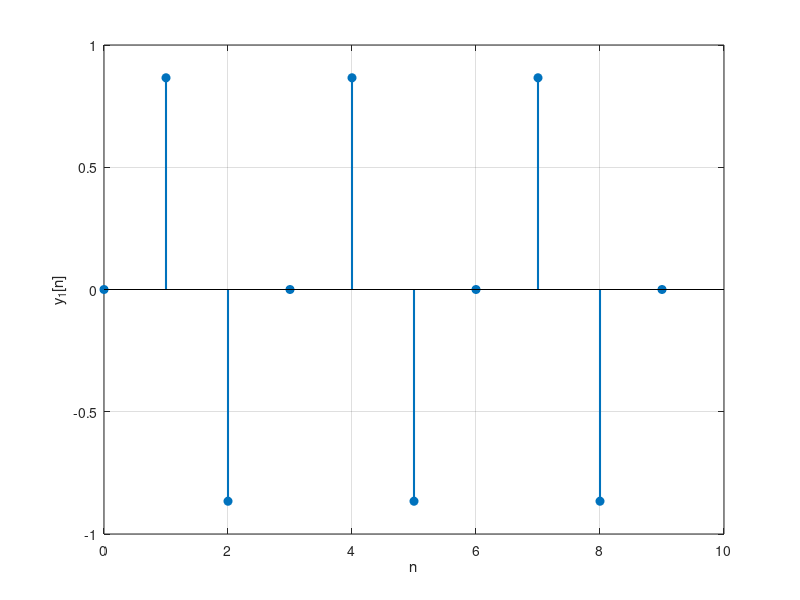
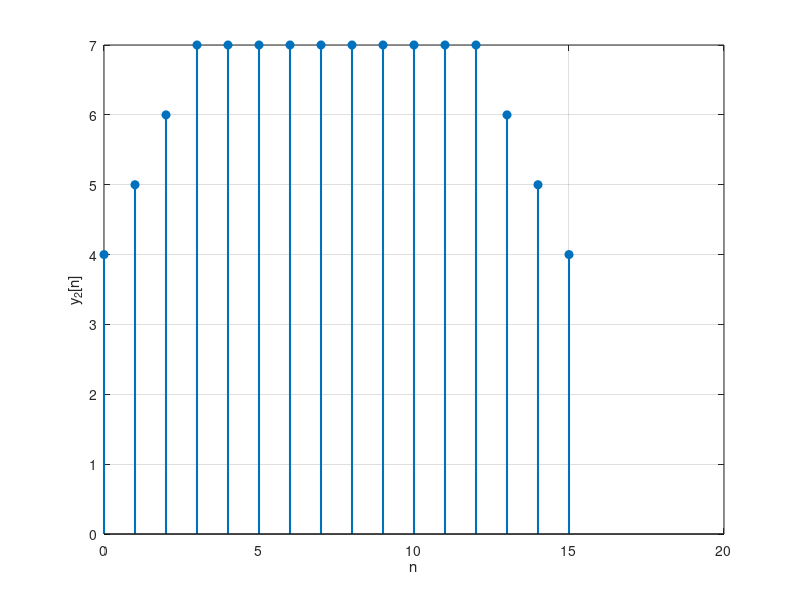
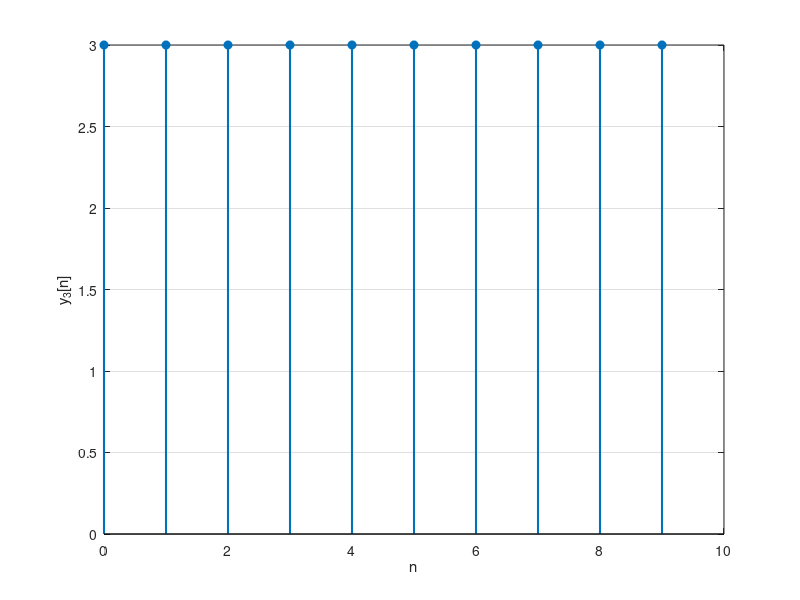
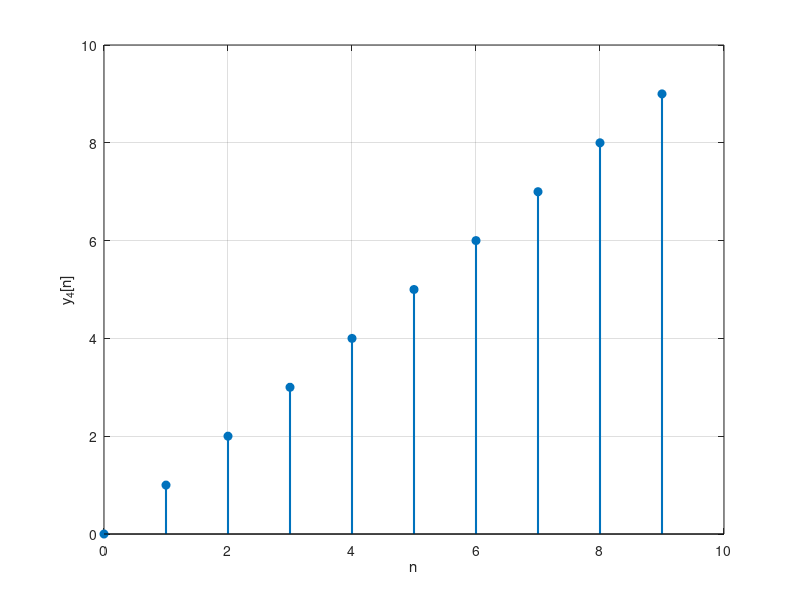

The MATLAB script that drew these images, in order:
%EJERCICIO 1
clear; clc; close all;

N = 10;
n1 = 0:1:N-1;
fs = 5;
fm = 15;
Tm = 1/fm;
w = 2*pi*fs;
A = 1;

g = A*sin(w*n1*Tm); % Vector fila
x1 = ones(1, N);    % Vector fila

y1 = g .* x1;       % Multiplicación elemento a elemento de vectores del mismo tamaño

figure(1);
stem(n1, y1, 'filled', 'LineWidth', 1.5);
xlabel('n'); ylabel('y_1[n]');
grid on;


%EJERCICIO 2
n0 = 3;
printf('n0 = %d\n', n0);

% Definimos un nuevo vector n2. Lo hacemos un poco más largo para ver el efecto.
n2 = 0:1:15; 
% Creamos una señal de entrada x2 para este sistema (ej: un escalón de tamaño igual a n2)
x2 = ones(1, length(n2)); 
y2 = zeros(1, length(n2));

for i = 1:length(n2)
    % k recorre desde n-n0 hasta n+n0
    for k = (n2(i) - n0) : (n2(i) + n0)
        if (k >= 0 && k < length(x2))
            y2(i) = y2(i) + x2(k+1); % k+1 porque los índices en Octave empiezan en 1
        end
    end
end

figure(2);
stem(n2, y2, 'filled', 'LineWidth', 1.5);
xlabel('n'); ylabel('y_2[n]');
grid on;


%SISTEMA 3
y3 = x1 + 2;               % A cada valor de x le sumamos 2

figure(3);
stem(n1, y3, 'filled', 'LineWidth', 1.5);
xlabel('n'); ylabel('y_3[n]');
grid on;

% Sistema 4
y4 = n1 .* x1;

figure(4);
stem(n1, y4, 'filled', 'LineWidth', 1.5);
xlabel('n'); ylabel('y_4[n]');
pause(50);
grid on;
